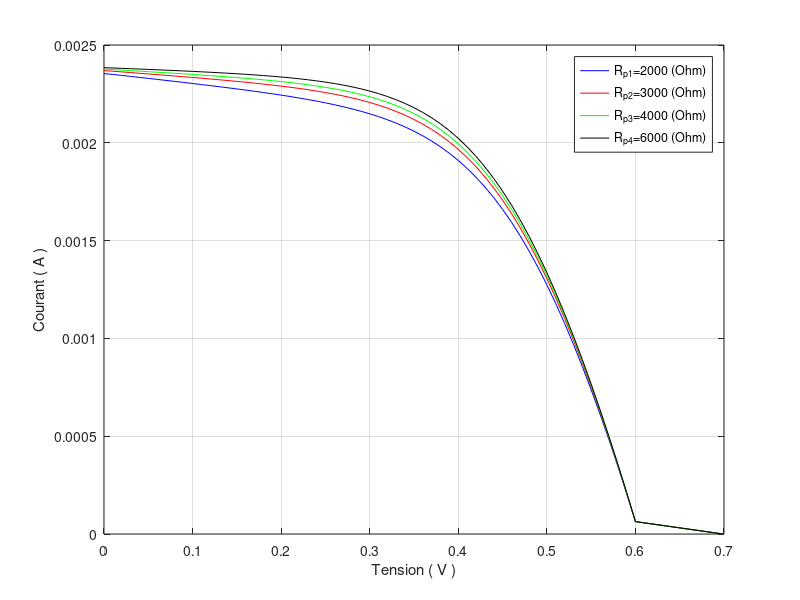

The MATLAB source for this figure:
%Rp=2000 Ohm
Icc=0.0024;Vco=0.699;Rs=38.1;Rp=2000;
K=1.38e-23;T=298;q=1.6e-19;n=2.5;
W=q/(n*K*T);
Io1=(Icc*(1+Rs/Rp)-Vco/Rp)/(exp(W*Vco));
Io2=(Icc*(1+Rs/Rp)-Vco/Rp)/(exp(W*Vco));
Io=Io1+Io2;
Iph=Vco/Rp+Io*exp(W*Vco);
V=0; k=0; I=Icc;
while I>=0;
Id1=Io*(exp(W*(V+Rs*I))-1); 
Id2=Io*(exp(W*(V+Rs*I))-1);
Id=Id1+Id2; 
Ish=(V+Rs*I)/(Rp); I=Icc-Id-Ish;
if I>=0; k=k+1; II(k)=I; IIsh(k)=Ish; VV(k)=V;
IIph(k)=Icc; IId(k)=Id; end;
V=V+0.01; end;
VV=[VV Vco]; II=[II 0];
plot(VV,II,'b'); hold on;grid on
xlabel(' Tension ( V ) ');
ylabel(' Courant ( A ) ');
%Rp=3000 Ohm
Icc=0.0024;Vco=0.699;Rs=38.1;Rp=3000;
K=1.38e-23;T=298;q=1.6e-19;n=2.5;
W=q/(n*K*T);
Io1=(Icc*(1+Rs/Rp)-Vco/Rp)/(exp(W*Vco));
Io2=(Icc*(1+Rs/Rp)-Vco/Rp)/(exp(W*Vco));
Io=Io1+Io2;
Iph=Vco/Rp+Io*exp(W*Vco);
V=0; k=0; I=Icc;
while I>=0;
Id1=Io*(exp(W*(V+Rs*I))-1); 
Id2=Io*(exp(W*(V+Rs*I))-1);
Id=Id1+Id2; 
Ish=(V+Rs*I)/(Rp); I=Icc-Id-Ish;
if I>=0; k=k+1; II(k)=I; IIsh(k)=Ish; VV(k)=V;
IIph(k)=Icc; IId(k)=Id; end;
V=V+0.01; end;
VV=[VV Vco]; II=[II 0];
plot(VV,II,'r'); hold on;grid on
xlabel(' Tension ( V ) ');
ylabel(' Courant ( A ) ');
%Rp=4000 Ohm
Icc=0.0024;Vco=0.699;Rs=38.1;Rp=4000;
K=1.38e-23;T=298;q=1.6e-19;n=2.5;
W=q/(n*K*T);
Io1=(Icc*(1+Rs/Rp)-Vco/Rp)/(exp(W*Vco));
Io2=(Icc*(1+Rs/Rp)-Vco/Rp)/(exp(W*Vco));
Io=Io1+Io2;
Iph=Vco/Rp+Io*exp(W*Vco);
V=0; k=0; I=Icc;
while I>=0;
Id1=Io*(exp(W*(V+Rs*I))-1); 
Id2=Io*(exp(W*(V+Rs*I))-1);
Id=Id1+Id2; 
Ish=(V+Rs*I)/(Rp); I=Icc-Id-Ish;
if I>=0; k=k+1; II(k)=I; IIsh(k)=Ish; VV(k)=V;
IIph(k)=Icc; IId(k)=Id; end;
V=V+0.01; end;
VV=[VV Vco]; II=[II 0];
plot(VV,II,'g'); hold on;grid on
xlabel(' Tension ( V ) ');
ylabel(' Courant ( A ) ');
%Rp=6000 Ohm
Icc=0.0024;Vco=0.699;Rs=38.1;Rp=6000;
K=1.38e-23;T=298;q=1.6e-19;n=2.5;
W=q/(n*K*T);
Io1=(Icc*(1+Rs/Rp)-Vco/Rp)/(exp(W*Vco));
Io2=(Icc*(1+Rs/Rp)-Vco/Rp)/(exp(W*Vco));
Io=Io1+Io2;
Iph=Vco/Rp+Io*exp(W*Vco);
V=0; k=0; I=Icc;
while I>=0;
Id1=Io*(exp(W*(V+Rs*I))-1); 
Id2=Io*(exp(W*(V+Rs*I))-1);
Id=Id1+Id2; 
Ish=(V+Rs*I)/(Rp); I=Icc-Id-Ish;
if I>=0; k=k+1; II(k)=I; IIsh(k)=Ish; VV(k)=V;
IIph(k)=Icc; IId(k)=Id; end;
V=V+0.01; end;
VV=[VV Vco]; II=[II 0];
plot(VV,II,'black'); hold on;grid on
xlabel(' Tension ( V ) ');
ylabel(' Courant ( A ) ');
legend('R_{p1}=2000 (Ohm)','R_{p2}=3000 (Ohm)','R_{p3}=4000 (Ohm)','R_{p4}=6000 (Ohm)','Location', 'Best')